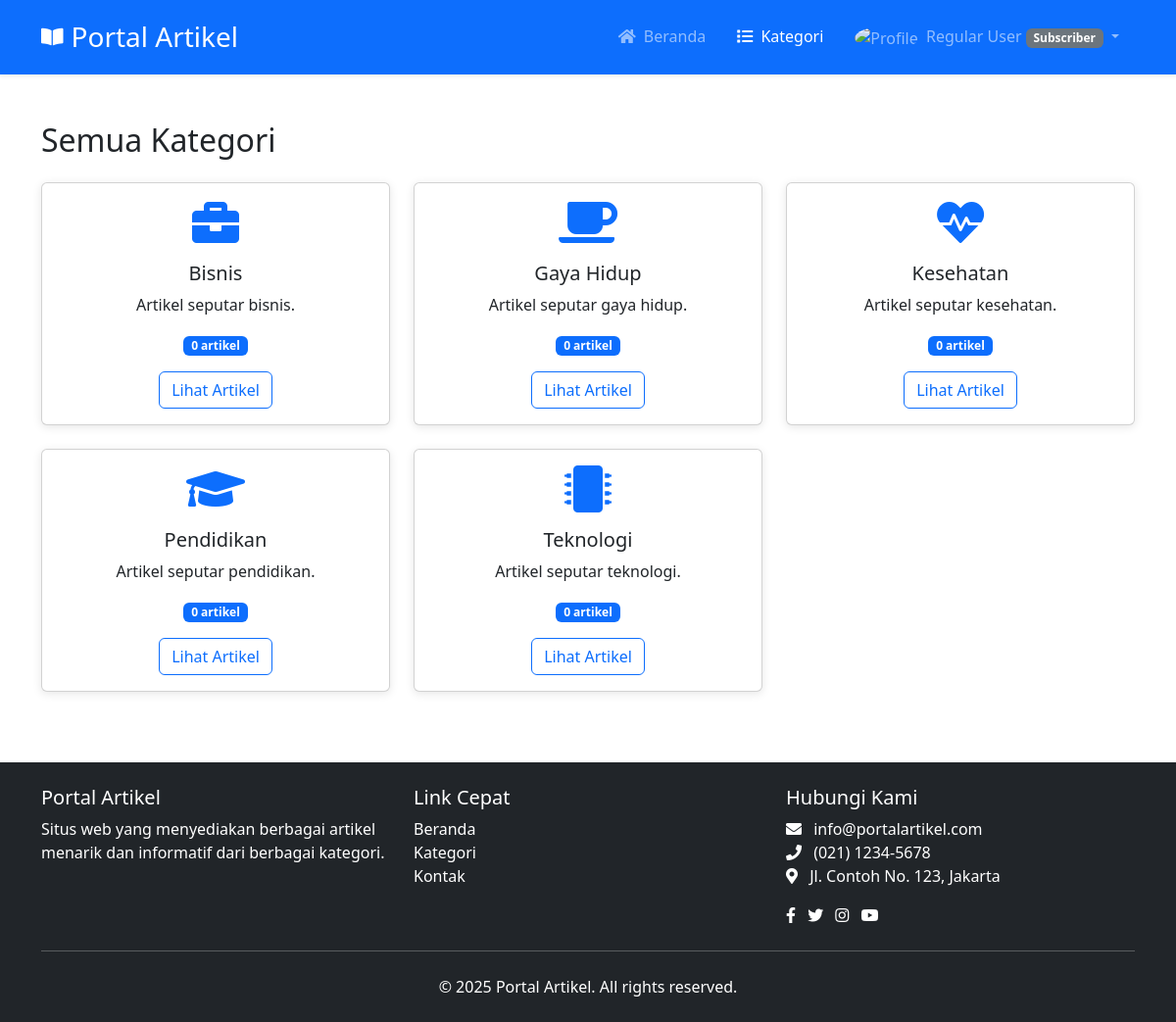
The page /kategori.php (signed in) on the database its author committed.
### tables this page shows
CREATE TABLE IF NOT EXISTS kategori (
    id INT(11) AUTO_INCREMENT PRIMARY KEY,
    nama VARCHAR(100) NOT NULL,
    slug VARCHAR(100) NOT NULL,
    icon VARCHAR(50) NOT NULL,
    created_at TIMESTAMP DEFAULT CURRENT_TIMESTAMP
);

### kategori.php (the view, shortened to what this page needs)
<?php
require_once 'config/database.php';
$category = null;
$articles = [];
$sql = "SELECT k.*, COUNT(a.id) as artikel_count
        FROM kategori k
        LEFT JOIN artikel a ON k.id = a.kategori_id
        GROUP BY k.id
        ORDER BY k.nama ASC";
$result = $conn->query($sql);
$categories = [];
while ($row = $result->fetch_assoc()) {
    $categories[] = $row;
}
?>
<!DOCTYPE html>
<html lang="id">
<head>
    <link rel="stylesheet" href="assets/css/style.css">
    <link rel="stylesheet" href="https://cdnjs.cloudflare.com/ajax/libs/font-awesome/5.15.3/css/all.min.css">
    <link href="https://cdn.jsdelivr.net/npm/bootstrap@5.3.0/dist/css/bootstrap.min.css" rel="stylesheet">
</head>
<body>
    <header class="bg-primary text-white py-3 shadow-sm sticky-top">
        <div class="container">
            <nav class="navbar navbar-expand-lg navbar-dark p-0">
                <a class="navbar-brand d-flex align-items-center" href="index.php">
                    <i class="fas fa-book-open me-2"></i>
                    <h1 class="h3 mb-0">Portal Artikel</h1>
                </a>
                <div class="collapse navbar-collapse" id="navbarMain">
                    <ul class="navbar-nav ms-auto">
                        <li class="nav-item"><a class="nav-link px-3" href="index.php"><i class="fas fa-home me-1"></i> Beranda</a></li>
                        <li class="nav-item"><a class="nav-link active px-3" href="kategori.php"><i class="fas fa-list me-1"></i> Kategori</a></li>
                        <?php if(isset($_SESSION['user_logged_in']) && $_SESSION['user_logged_in'] === true): ?>
                        <li class="nav-item dropdown">
                            <a class="nav-link dropdown-toggle px-3" href="#" id="userDropdown" role="button" data-bs-toggle="dropdown">
                                <img src="<?php echo strpos($_SESSION['user_foto'] ?? '', 'uploads/') === 0 ? 'assets/images/' . htmlspecialchars($_SESSION['user_foto']) : 'assets/images/default.jpg'; ?>" alt="Profile" class="rounded-circle me-1" style="width: 24px; height: 24px; object-fit: cover;"> <?php echo htmlspecialchars($_SESSION['user_nama']); ?>
                                <?php if(isset($_SESSION['user_role_name'])): ?>
                                <span class="badge bg-secondary"><?php echo htmlspecialchars($_SESSION['user_role_name']); ?></span>
                                <?php endif; ?>
                            </a>
                        </li>
                        <?php else: ?>
                        <li class="nav-item"><a class="nav-link px-3" href="login.php"><i class="fas fa-sign-in-alt me-1"></i> Login</a></li>
                        <?php endif; ?>
                    </ul>
                </div>
            </nav>
        </div>
    </header>
    <div class="container py-5">
        <?php if ($category): ?>
            <div class="mb-4">
                <h2 class="mb-4">Artikel Kategori: <?php echo htmlspecialchars($category['nama']); ?></h2>
                <?php if (count($articles) > 0): ?>
                    <div class="row">
                        <?php foreach ($articles as $article): ?>
                        <div class="col-md-4 mb-4">
                            <div class="card h-100">
                                <img src="<?php echo !empty($article['gambar']) ? $article['gambar'] : 'assets/images/placeholder.jpg'; ?>" class="card-img-top" alt="<?php echo htmlspecialchars($article['judul']); ?>">
                                <div class="card-body">
                                    <span class="badge bg-primary mb-2"><?php echo htmlspecialchars($article['kategori_nama']); ?></span>
                                    <h5 class="card-title"><?php echo htmlspecialchars($article['judul']); ?></h5>
                                    <p class="card-text"><?php echo substr(strip_tags($article['konten']), 0, 100) . '...'; ?></p>
                                </div>
                                <div class="card-footer bg-white d-flex justify-content-between align-items-center">
                                    <small class="text-muted">Dipublikasikan: <?php echo date('d M Y', strtotime($article['tanggal_publikasi'])); ?></small>
                                    <a href="artikel.php?id=<?php echo $article['id']; ?>" class="btn btn-sm btn-outline-primary">Baca Selengkapnya</a>
                                </div>
                            </div>
                        </div>
                        <?php endforeach; ?>
                    </div>
                <?php else: ?>
                    <div class="alert alert-info">
                        <p class="mb-0">Belum ada artikel dalam kategori ini.</p>
                    </div>
                <?php endif; ?>
            </div>
        <?php else: ?>
            <h2 class="mb-4">Semua Kategori</h2>
            <div class="row">
                <?php if (count($categories) > 0): ?>
                    <?php foreach ($categories as $cat): ?>
                    <div class="col-md-4 mb-4">
                        <div class="card h-100">
                            <div class="card-body text-center">
                                <i class="<?php echo !empty($cat['icon']) ? $cat['icon'] : 'fas fa-folder'; ?> fa-3x mb-3 text-primary"></i>
                                <h5 class="card-title"><?php echo htmlspecialchars($cat['nama']); ?></h5>
                                <p class="card-text">Artikel seputar <?php echo htmlspecialchars(strtolower($cat['nama'])); ?>.</p>
                                <p><span class="badge bg-primary"><?php echo $cat['artikel_count']; ?> artikel</span></p>
                                <a href="kategori.php?id=<?php echo $cat['id']; ?>" class="btn btn-outline-primary">Lihat Artikel</a>
                            </div>
                        </div>
                    </div>
                    <?php endforeach; ?>
                <?php endif; ?>
            </div>
        <?php endif; ?>
    </div>
    <footer class="py-4 bg-dark text-white">
        <div class="container">
            <div class="row">
                <div class="col-md-4 mb-3 mb-md-0">
                    <h5>Portal Artikel</h5>
                    <p>Situs web yang menyediakan berbagai artikel menarik dan informatif dari berbagai kategori.</p>
                </div>
                <div class="col-md-4 mb-3 mb-md-0">
                    <h5>Link Cepat</h5>
                    <ul class="list-unstyled">
                        <li><a href="index.php" class="text-white">Beranda</a></li>
                        <li><a href="kategori.php" class="text-white">Kategori</a></li>
                        <li><a href="kontak.php" class="text-white">Kontak</a></li>
                    </ul>
                </div>
                <div class="col-md-4">
                    <h5>Hubungi Kami</h5>
                    <ul class="list-unstyled">
                        <li><i class="fas fa-envelope me-2"></i> info@portalartikel.com</li>
                        <li><i class="fas fa-phone me-2"></i> (021) 1234-5678</li>
                        <li><i class="fas fa-map-marker-alt me-2"></i> Jl. Contoh No. 123, Jakarta</li>
                    </ul>
                    <div class="mt-3">
                        <a href="#" class="text-white me-2"><i class="fab fa-facebook-f"></i></a>
                        <a href="#" class="text-white me-2"><i class="fab fa-twitter"></i></a>
                        <a href="#" class="text-white me-2"><i class="fab fa-instagram"></i></a>
                        <a href="#" class="text-white"><i class="fab fa-youtube"></i></a>
                    </div>
                </div>
            </div>
            <hr class="my-4">
            <div class="text-center">
                <p class="mb-0">&copy; <?php echo date('Y'); ?> Portal Artikel. All rights reserved.</p>
            </div>
        </div>
    </footer>
</body>
</html>

### assets/css/style.css (style rules this page uses)
body { font-family: 'Segoe UI', Tahoma, Geneva, Verdana, sans-serif; color: #333; line-height: 1.6; }
header { box-shadow: 0 2px 5px rgba(0, 0, 0, 0.1); }
.card { transition: transform 0.3s, box-shadow 0.3s; border: none; box-shadow: 0 2px 10px rgba(0, 0, 0, 0.1); }
.card .fas { transition: transform 0.3s; }
.btn-outline-primary { color: #0d6efd; border-color: #0d6efd; }
footer a { text-decoration: none; transition: color 0.3s; }
.bg-primary { background-color: #0d6efd !important; }

### rows shown on the page
kategori: nama "Bisnis", nama "bisnis", artikel_count "0"
kategori: nama "Gaya Hidup", nama "gaya hidup", artikel_count "0"
kategori: nama "Kesehatan", nama "kesehatan", artikel_count "0"
kategori: nama "Pendidikan", nama "pendidikan", artikel_count "0"
kategori: nama "Teknologi", nama "teknologi", artikel_count "0"

### other values the page prints
$_SESSION['user_nama'] "Regular User"
$_SESSION['user_role_name'] "Subscriber"
